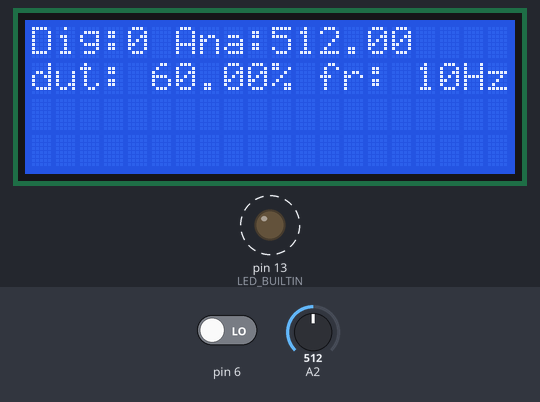
Simulated run of this sketch. Board: Arduino Uno, built with avr-gcc and run on an emulated ATmega328P. On the bench: 20×4 character LCD, output pins drawn as LEDs (lit = HIGH). Dashed ring = blinking. Inputs (shaded band) come from the test bench; at power-on: A2 = 512, pin 6 LOW. What the sketch prints to the serial monitor is not drawn.

Above: at 1.2 s.
1.3 s: A2 set to 190
At 2.0 s:
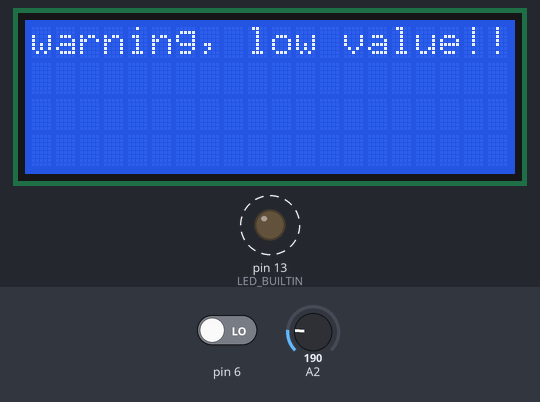
4.6 s: A2 set to 213
At 5.6 s:
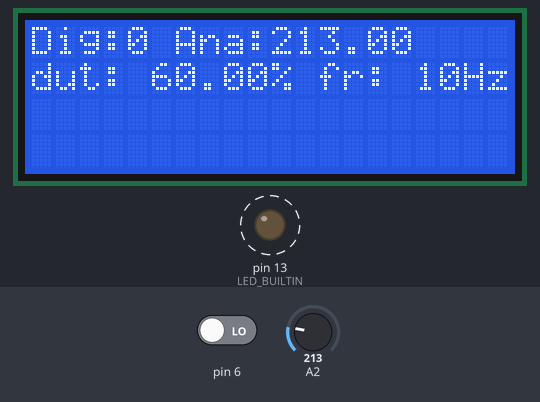
6.1 s: A2 set to 987
At 7.4 s:
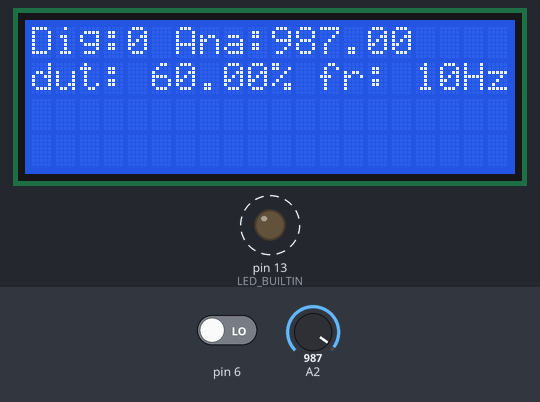
7.9 s: A2 set to 1010
At 9.0 s:
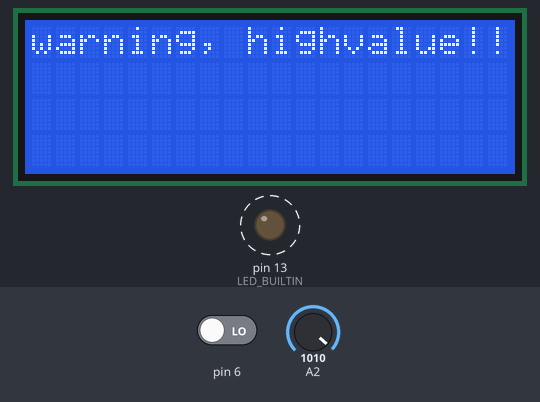
11.2 s: pin 6 driven HIGH
At 12.9 s:
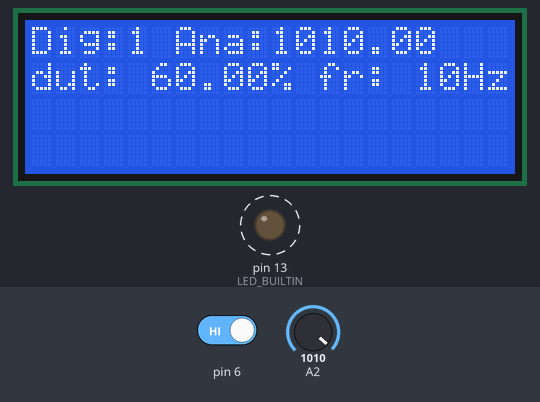
Timing chart, 0 to 15.5 s (numbered marks = the images above; inputs shaded):
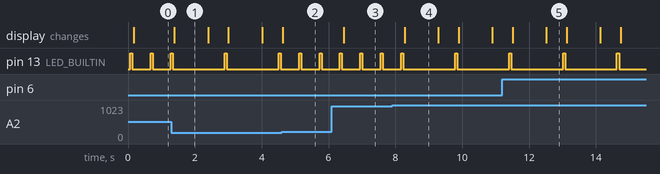

Measured:
- the behaviour switches between 199 and 200 on A2 (found by bisection; images 1 and 2)
- the behaviour switches between 1000 and 1001 on A2 (found by bisection; images 3 and 4)
- after the input at 1.3 s, pin 13 (LED_BUILTIN): alternates HIGH for 0.06 s and LOW for 1.6 s, starting after 1.6 s; the display: changes after 0.09 s (image 1)
- after the input at 4.6 s, pin 13 (LED_BUILTIN): alternates HIGH for 0.06 s and LOW for 0.55 s, starting after 0.52 s; the display: changes at once (image 2)
- after the input at 6.1 s, the display: changes after 0.35 s (image 3)
- after the input at 7.9 s, pin 13 (LED_BUILTIN): LOW → HIGH after 1.9 s, → LOW 0.06 s later; the display: changes after 0.38 s (image 4)
- after the input at 11.2 s, the display: first differs from a run without the input after 1.3 s (image 5)
- by itself, pin 13 (LED_BUILTIN): alternates HIGH for 0.06 s and LOW for 0.55 s

The sketch:

HelloWorld.ino
```cpp
#include <LiquidCrystal.h>

const int rs = 12, en = 11, d4 = 5, d5 = 4, d6 = 3, d7 = 2;
LiquidCrystal lcd(rs, en, d4, d5, d6, d7);

void setup() {
  Serial.begin(9600);
  // set up the LCD's number of columns and rows:
  lcd.begin(20, 4);
  pinMode(LED_BUILTIN, OUTPUT);
  pinMode(6, INPUT);
  pinMode(A2, INPUT);
  pinMode(13, OUTPUT);
  Serial.println("test");
  lcd.clear();
}

void loop() {
  int highPeriod = 60;
  int lowPeriod = 40;
  int entirePulse = highPeriod + lowPeriod;

  digitalWrite(13, 1);
  delay(highPeriod);

  digitalWrite(13, 0);
  delay(lowPeriod);

  int pin_state = digitalRead(6);
  Serial.print("pin State ");
  Serial.println(pin_state);

  float analog_state = analogRead(A2);
  Serial.println(analog_state);

  if (analog_state < 200.0){
    lcd.clear();
    lcd.setCursor(0, 0);
    lcd.print("warning, low value!!");
    delay(1000);
  } else if (analog_state > 1000.0) {
    lcd.clear();
    lcd.setCursor(0, 0);
    lcd.print("warning, highvalue!!");
    delay(1000);
  }

  lcd.clear();
  lcd.setCursor(0, 0);
  // print the number of seconds since reset:

  lcd.print("Dig:");
  lcd.print(pin_state);
  lcd.print(" Ana:");
  lcd.print(analog_state);

  calculate(entirePulse, highPeriod);

  delay(500);
}

void calculate(int duration, int highPeriod) {
  float duty_cycle = (float)highPeriod / duration *100;
  Serial.print("duty cycle is ");
  Serial.println(duty_cycle);
  int blinking_frequency = 1000 / duration;
  Serial.print("blinking frequency is ");
  Serial.println(blinking_frequency);

  lcd.setCursor(0, 1);
  lcd.print("dut: ");
  lcd.print(duty_cycle);
  lcd.print("%");
  lcd.print(" fr: ");
  lcd.print(blinking_frequency);
  lcd.print("Hz");
}
```
